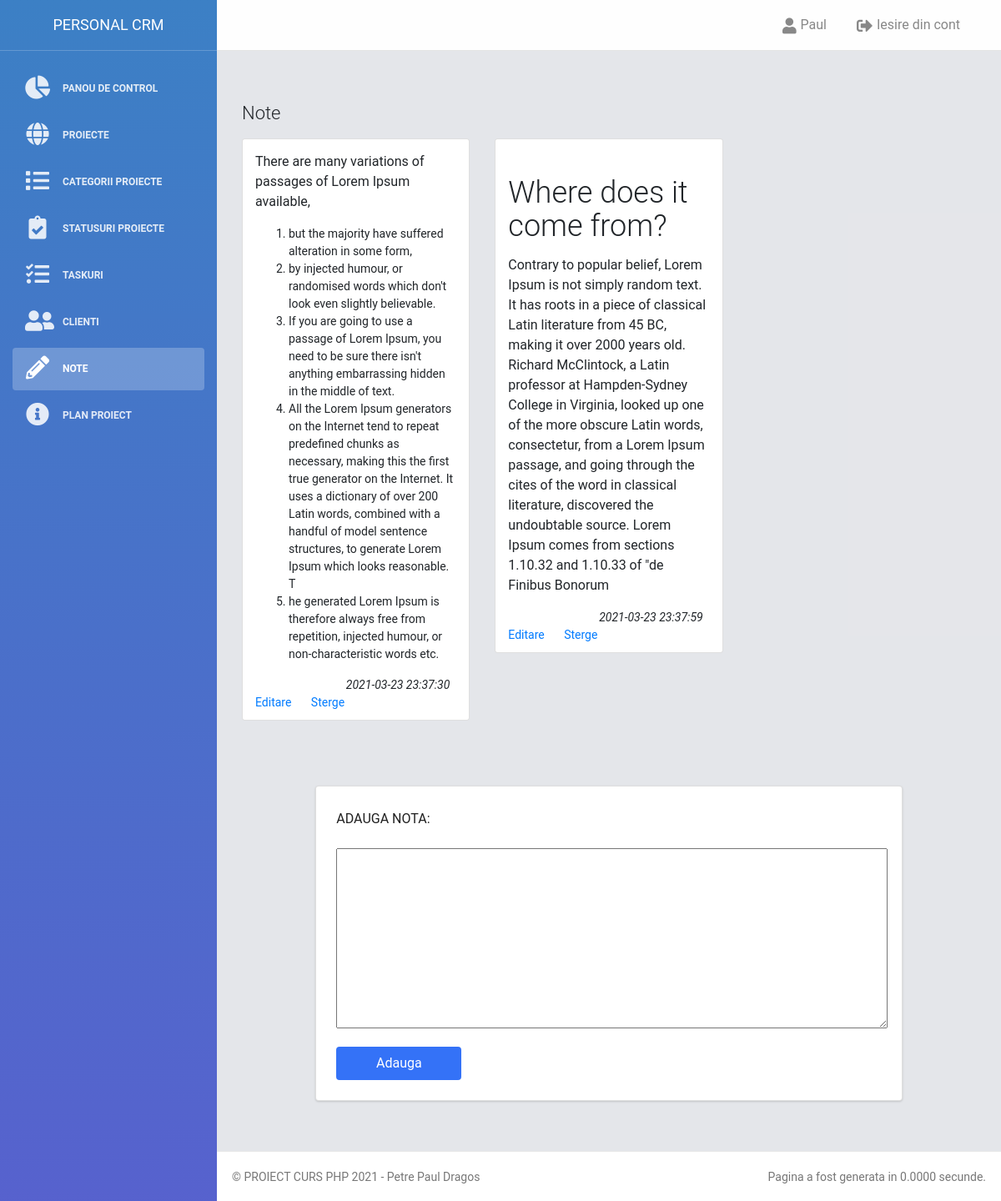
The page /note.php (signed in) on the database its author committed.
### tables this page shows
CREATE TABLE `utilizatori` (
  `id` int(11) NOT NULL,
  `utilizator` varchar(30) NOT NULL,
  `parola` varchar(30) NOT NULL,
  `nume` varchar(100) NOT NULL,
  `prenume` varchar(100) NOT NULL
);

CREATE TABLE `note` (
  `id` int(11) NOT NULL,
  `nota` text NOT NULL,
  `data` timestamp NOT NULL DEFAULT current_timestamp() ON UPDATE current_timestamp()
);

### clase/note_functii.php (called while the page is built, shortened)
<?php
require_once "config/bazadedate.php";
class Note {
	public function __construct() {
		global $conexiune;
		$this->con = $conexiune;
		if(mysqli_connect_error()) {
			trigger_error("Eroare la conectarea bazei de date: " . mysqli_connect_error());
		}else{
			return $this->con;
		}
	}
	public function afiseazaNotele(){
		    $query = "SELECT * FROM note";
		    $result = $this->con->query($query);
		if ($result->num_rows > 0) {
		    $data = array();
		    while ($row = $result->fetch_assoc()) {
		           $data[] = $row;
		    }
			return $data;
		}
	}
}

### note.php (the view, shortened to what this page needs)
<?php
  $titluPagina = 'Note';
  include 'elemente/header.php';
  $noteObj = new Note();
  $listaNote = $noteObj->afiseazaNotele();
?>
  <h4><?php echo $titluPagina ?></h4>
<div class="row">
    <?php
    if ($listaNote > 0) {
    foreach ($listaNote as $nota) { ?>
    <div class="col-md-4">
      <div class="card">
        <div class="bg-white card-body rounded">
          <div class="box-nota">
              <?php echo $nota['nota']; ?>
          </div>
          <div class="user-info text-right mr-2">
            <span class="date text-black-50"><i><?php echo $nota['data']; ?></i></span>
          </div>
          <a href="nota_editare.php?modificaId=<?php echo $nota['id'] ?>"  class="card-link">Editare</a>
          <a href="note.php?stergeId=<?php echo $nota['id'] ?>" class="card-link">Sterge</a>
        </div>
      </div>
    </div>
    <?php } ?>
    <?php } ?>
</div>
<div class="container">
<div class="row mt-5">
  <div class="col-md-10 mx-auto">
  <form action="note.php" method="POST">
    <div class="card box-shadow p-4">
    <div class="form-group">
      <label class="col-form-label" for="nota"><h5>Adauga nota:</h5></label>
      <textarea name="nota" id="nota" rows="10" cols="80"></textarea>
    </div>
    <input type="submit" name="submit" class="btn btn-fill btn-primary" value="Adauga">
    </div>
  </form>
  </div>
</div>
</div>
<?php
include 'elemente/footer.php';
?>

### clase/utilizatori_functii.php (shortened to what this page needs)
<?php
require_once "config/bazadedate.php";
class Utilizatori {
	public function __construct() {
		global $conexiune;
		$this->con = $conexiune;
		if(mysqli_connect_error()) {
			trigger_error("Eroare la conectarea bazei de date: " . mysqli_connect_error());
		}else{
			return $this->con;
		}
	}
    public function afiseazaNumeUtilizator($id){
		$query = "SELECT * FROM utilizatori WHERE id = '$id'";
		    $result = $this->con->query($query);
		    while($row = mysqli_fetch_assoc($result)) {
			echo $row['nume'];
			}
	}
}

### elemente/style/css/style.css (style rules this page uses)
body { font-size: 14px; padding:0; background-color: #E9EBEE; }
a { color:#007bff; }
.btn { cursor: pointer; }
input.btn { max-width: 150px!important; }
.box-shadow { box-shadow: 0 1px 3px 0 rgb(0 0 0 / 10%), 0 1px 2px 0 rgb(0 0 0 / 6%); }
.card .card-category, .card label { color: #222!important; }

### rows shown on the page
utilizatori: nume "Paul"
note: nota "There are many variations of passages of Lorem Ipsum available, but the majority have suffered alteration in some form, by injected humour, or randomised words which don't look even slightly believable. If you are going to use a passage of Lorem Ipsum, you need to be sure there isn't anything embarrassing hidden in the middle of text. All the Lorem Ipsum generators on the Internet tend to repeat predefined chunks as necessary, making this the first true generator on the Internet. It uses a dictionary of over 200 Latin words, combined with a handful of model sentence structures, to generate Lorem Ipsum which looks reasonable. T he generated Lorem Ipsum is therefore always free from…", data "2021-03-23 23:37:30"
note: nota "Where does it come from? Contrary to popular belief, Lorem Ipsum is not simply random text. It has roots in a piece of classical Latin literature from 45 BC, making it over 2000 years old. Richard McClintock, a Latin professor at Hampden-Sydney College in Virginia, looked up one of the more obscure Latin words, consectetur, from a Lorem Ipsum passage, and going through the cites of the word in classical literature, discovered the undoubtable source. Lorem Ipsum comes from sections 1.10.32 and 1.10.33 of \"de Finibus Bonorum", data "2021-03-23 23:37:59"

### other values the page prints
$titluPagina "Note"
